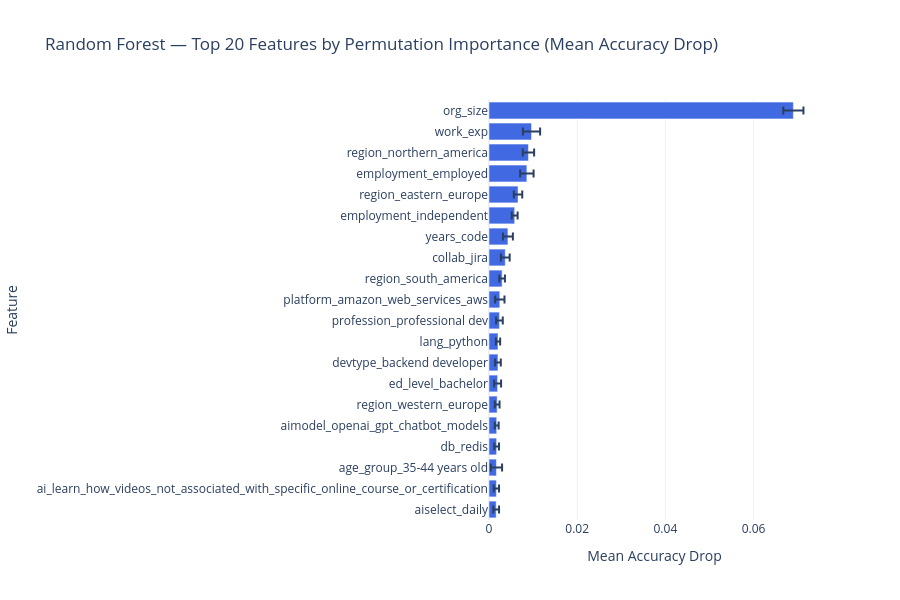

Source (notebook cell):
### Markdown cell above
## **Top 20 Features by Permutation Importance**

### Code cell
top20 = result_df.head(20).sort_values('Mean_Drop')

fig = go.Figure()
fig.add_trace(go.Bar(
    x=top20['Mean_Drop'],
    y=top20['Feature'],
    orientation='h',
    error_x=dict(type='data', array=top20['Std_Drop'].tolist(), visible=True),
    marker_color='royalblue'
))
fig.update_layout(
    title='Random Forest — Top 20 Features by Permutation Importance (Mean Accuracy Drop)',
    xaxis_title='Mean Accuracy Drop',
    yaxis_title='Feature',
    template='plotly_white',
    height=600
)
fig.show()

print(f"{'Rank':<6} {'Feature':<45} {'Mean Drop':>10} {'Std':>8}")
print("-" * 75)
for i, row in result_df.head(20).iterrows():
    print(f"{i+1:<6} {row['Feature']:<45} {row['Mean_Drop']:>10.4f} {row['Std_Drop']:>8.4f}")

### Figure 1 — Plotly figure (JSON) as saved in the notebook; plotly's stock layout.template omitted (floating-point values rounded to 4 significant figures)
{"data": [{"error_x": {"array": [0.0006508, 0.0005983, 0.001279, 0.000532, 0.0004402, 0.0005393, 0.0007883, 0.0006444, 0.0004863, 0.0007538, 0.001065, 0.0006332, 0.000998, 0.001126, 0.0006666, 0.0009543, 0.001524, 0.001289, 0.00195, 0.002288], "type": "data", "visible": true}, "marker": {"color": "royalblue"}, "orientation": "h", "type": "bar", "x": [0.001626, 0.001677, 0.001687, 0.001728, 0.001748, 0.00185, 0.001951, 0.002033, 0.002043, 0.002368, 0.002449, 0.002978, 0.003689, 0.004289, 0.005824, 0.006586, 0.008588, 0.008944, 0.009645, 0.06902], "y": ["aiselect_daily", "ai_learn_how_videos_not_associated_with_specific_online_course_or_certification", "age_group_35-44 years old", "db_redis", "aimodel_openai_gpt_chatbot_models", "region_western_europe", "ed_level_bachelor", "devtype_backend developer", "lang_python", "profession_professional dev", "platform_amazon_web_services_aws", "region_south_america", "collab_jira", "years_code", "employment_independent", "region_eastern_europe", "employment_employed", "region_northern_america", "work_exp", "org_size"]}], "layout": {"height": 600, "title": {"text": "Random Forest — Top 20 Features by Permutation Importance (Mean Accuracy Drop)"}, "xaxis": {"title": {"text": "Mean Accuracy Drop"}}, "yaxis": {"title": {"text": "Feature"}}}}
